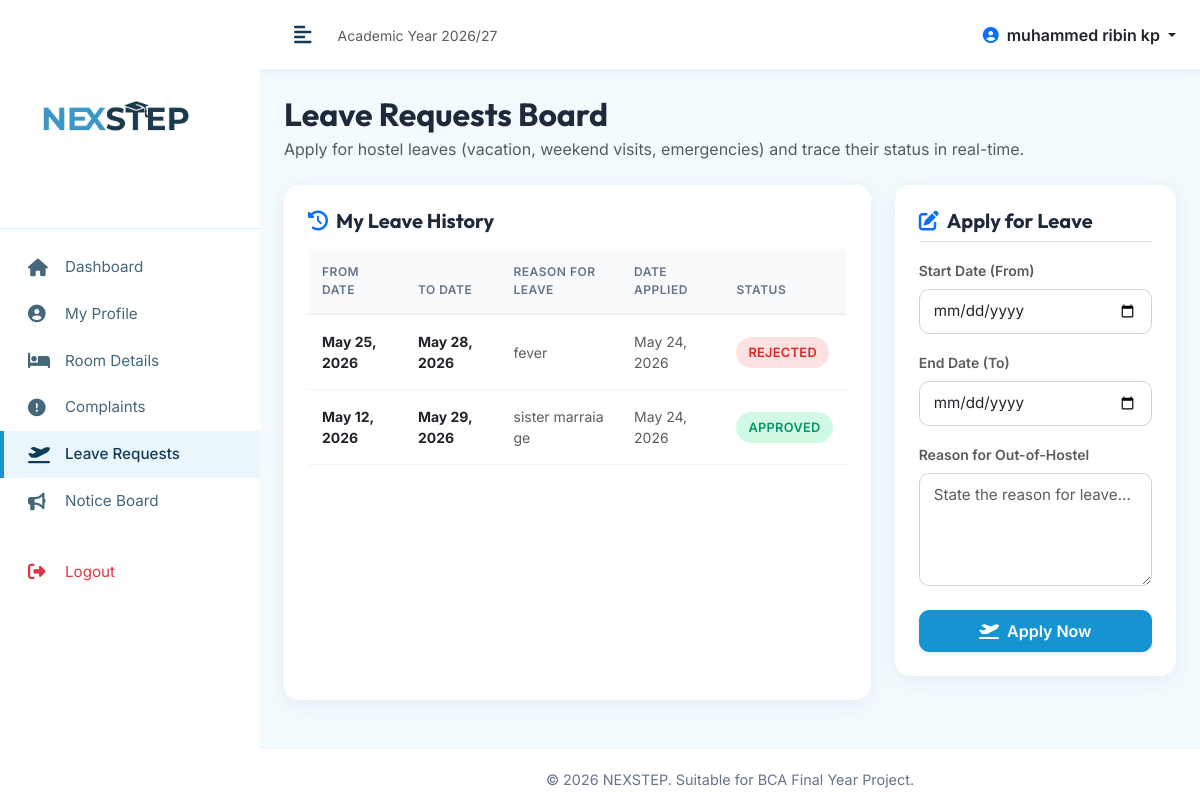
/student/leaves/ (signed in), run on the app's committed database.
### hostel/models.py (models this page shows, shortened)
class User(AbstractUser):
    ROLE_CHOICES = (
        ('ADMIN', 'Admin'),
        ('STUDENT', 'Student'),
    )
    role = models.CharField(max_length=10, choices=ROLE_CHOICES, default='STUDENT')
    full_name = models.CharField(max_length=150, blank=True)
    phone = models.CharField(max_length=15, blank=True, null=True)
    gender = models.CharField(
        max_length=10,
        choices=(('Male', 'Male'), ('Female', 'Female'), ('Other', 'Other')),
        blank=True,
        null=True
    )
    course = models.CharField(max_length=100, blank=True, null=True)
    year = models.IntegerField(blank=True, null=True)
    room = models.ForeignKey(Room, on_delete=models.SET_NULL, null=True, blank=True, related_name='students')
    created_at = models.DateTimeField(auto_now_add=True)

class LeaveRequest(models.Model):
    STATUS_CHOICES = (
        ('Pending', 'Pending'),
        ('Approved', 'Approved'),
        ('Rejected', 'Rejected'),
    )
    student = models.ForeignKey(User, on_delete=models.CASCADE, limit_choices_to={'role': 'STUDENT'}, related_name='leave_requests')
    from_date = models.DateField()
    to_date = models.DateField()
    reason = models.TextField()
    status = models.CharField(max_length=20, choices=STATUS_CHOICES, default='Pending')
    created_at = models.DateTimeField(auto_now_add=True)

### hostel/views.py (the view)
    @login_required
    def _wrapped_view(request, *args, **kwargs):
        if request.user.role == 'STUDENT':
            return view_func(request, *args, **kwargs)
        messages.error(request, "Access denied: Student account required.")
        return redirect('admin_dashboard')

### hostel/forms.py (shortened to what this page needs)
class LeaveRequestForm(forms.ModelForm):
    class Meta:
        model = LeaveRequest
        fields = ['from_date', 'to_date', 'reason']
        widgets = {
            'from_date': forms.DateInput(attrs={'class': 'form-control', 'type': 'date'}),
            'to_date': forms.DateInput(attrs={'class': 'form-control', 'type': 'date'}),
            'reason': forms.Textarea(attrs={'class': 'form-control', 'rows': 4, 'placeholder': 'State the reason for leave...'}),
        }

### hostel/views.py (called while the page is built)
def student_required(view_func):
    @login_required
    def _wrapped_view(request, *args, **kwargs):
        if request.user.role == 'STUDENT':
            return view_func(request, *args, **kwargs)
        messages.error(request, "Access denied: Student account required.")
        return redirect('admin_dashboard')
    return _wrapped_view

@student_required
def student_leave_requests(request):
    student = request.user
    leaves = LeaveRequest.objects.filter(student=student).order_by('-created_at')
    if request.method == 'POST':
        form = LeaveRequestForm(request.POST)
        if form.is_valid():
            leave = form.save(commit=False)
            leave.student = student
            leave.save()
            messages.success(request, "Your leave application has been submitted successfully!")
            return redirect('student_leave_requests')
    else:
        form = LeaveRequestForm()
    return render(request, 'student/leave_requests.html', {
        'leaves': leaves,
        'form': form
    })

### hostel/templates/student/leave_requests.html (shortened to what this page needs)
{% extends 'base.html' %}
{% block content %}
<h2 class="fw-bold mb-1" style="font-family: 'Outfit', sans-serif;">Leave Requests Board</h2>
<p class="text-muted mb-4">Apply for hostel leaves (vacation, weekend visits, emergencies) and trace their status in real-time.</p>
<div class="row">
    <div class="col-lg-8 mb-4">
        <div class="card-custom h-100">
            <h5 class="fw-bold mb-3" style="font-family: 'Outfit', sans-serif;"><i class="fas fa-history me-2 text-primary"></i>My Leave History</h5>
            <div class="table-responsive">
                <table class="table table-custom mb-0 small">
                    <thead>
                        <tr>
                            <th>From Date</th>
                            <th>To Date</th>
                            <th>Reason for Leave</th>
                            <th>Date Applied</th>
                            <th>Status</th>
                        </tr>
                    </thead>
                    <tbody>
                        {% for leave in leaves %}
                        <tr>
                            <td class="fw-bold text-dark">{{ leave.from_date|date:"M d, Y" }}</td>
                            <td class="fw-bold text-dark">{{ leave.to_date|date:"M d, Y" }}</td>
                            <td>
                                <p class="mb-0 text-muted" style="max-width: 250px; white-space: normal; word-break: break-all;">
                                    {{ leave.reason }}
                                </p>
                            </td>
                            <td class="text-muted">{{ leave.created_at|date:"M d, Y" }}</td>
                            <td>
                                <span class="badge-custom {% if leave.status == 'Pending' %}badge-pending{% elif leave.status == 'Approved' %}badge-approved{% else %}badge-rejected{% endif %}">
                                    {{ leave.status }}
                                </span>
                            </td>
                        </tr>
                        {% endfor %}
                    </tbody>
                </table>
            </div>
        </div>
    </div>
    <div class="col-lg-4 mb-4">
        <div class="card-custom">
            <h5 class="fw-bold mb-3 border-bottom pb-2" style="font-family: 'Outfit', sans-serif;"><i class="fas fa-edit me-2 text-primary"></i>Apply for Leave</h5>
            <form method="post" novalidate>
                <div class="mb-3">
                    <label for="id_from_date" class="form-label fw-semibold small text-muted">Start Date (From)</label>
                    {{ form.from_date }}
                </div>
                <div class="mb-3">
                    <label for="id_to_date" class="form-label fw-semibold small text-muted">End Date (To)</label>
                    {{ form.to_date }}
                </div>
                <div class="mb-4">
                    <label for="id_reason" class="form-label fw-semibold small text-muted">Reason for Out-of-Hostel</label>
                    {{ form.reason }}
                </div>
                <button type="submit" class="btn btn-primary w-100 rounded-10 py-2 fw-semibold shadow-sm">
                    <i class="fas fa-plane-departure me-2"></i>Apply Now
                </button>
            </form>
        </div>
    </div>
</div>
{% endblock %}

### hostel/templates/base.html (shortened to what this page needs)
{% load static %}
<!DOCTYPE html>
<html lang="en">
<head>
    <link href="https://cdn.jsdelivr.net/npm/bootstrap@5.3.2/dist/css/bootstrap.min.css" rel="stylesheet">
    <link rel="stylesheet" href="https://cdnjs.cloudflare.com/ajax/libs/font-awesome/6.4.2/css/all.min.css">
    <link rel="stylesheet" href="{% static 'css/style.css' %}">
</head>
<body>
    <div id="wrapper">
        {% if user.is_authenticated %}
        <nav id="sidebar">
            <div class="sidebar-header">
                <div class="brand-lockup">
                    <img src="{% static 'images/nexstep-logo.jpeg' %}" alt="NEXSTEP logo">
                </div>
            </div>
            <ul class="components">
                {% if user.role == 'ADMIN' %}
                    <li class="{% if request.resolver_match.url_name == 'admin_dashboard' %}active{% endif %}">
                        <a href="{% url 'admin_dashboard' %}"><i class="fas fa-chart-pie"></i>Dashboard</a>
                    </li>
                    <li class="{% if 'student' in request.path %}active{% endif %}">
                        <a href="{% url 'student_list' %}"><i class="fas fa-user-graduate"></i>Students</a>
                    </li>
                    <li class="{% if 'room' in request.path %}active{% endif %}">
                        <a href="{% url 'room_list' %}"><i class="fas fa-door-open"></i>Rooms</a>
                    </li>
                    <li class="{% if 'complaint' in request.path %}active{% endif %}">
                        <a href="{% url 'admin_complaints' %}"><i class="fas fa-exclamation-circle"></i>Complaints</a>
                    </li>
                    <li class="{% if 'leave' in request.path %}active{% endif %}">
                        <a href="{% url 'admin_leaves' %}"><i class="fas fa-calendar-alt"></i>Leaves</a>
                    </li>
                    <li class="{% if 'notice' in request.path %}active{% endif %}">
                        <a href="{% url 'admin_notices' %}"><i class="fas fa-bullhorn"></i>Notice Board</a>
                    </li>
                {% else %}
                    <li class="{% if request.resolver_match.url_name == 'student_dashboard' %}active{% endif %}">
                        <a href="{% url 'student_dashboard' %}"><i class="fas fa-home"></i>Dashboard</a>
                    </li>
                    <li class="{% if request.resolver_match.url_name == 'student_profile' %}active{% endif %}">
                        <a href="{% url 'student_profile' %}"><i class="fas fa-user-circle"></i>My Profile</a>
                    </li>
                    <li class="{% if request.resolver_match.url_name == 'student_room_details' %}active{% endif %}">
                        <a href="{% url 'student_room_details' %}"><i class="fas fa-bed"></i>Room Details</a>
                    </li>
                    <li class="{% if request.resolver_match.url_name == 'student_complaints' %}active{% endif %}">
                        <a href="{% url 'student_complaints' %}"><i class="fas fa-exclamation-circle"></i>Complaints</a>
                    </li>
                    <li class="{% if request.resolver_match.url_name == 'student_leave_requests' %}active{% endif %}">
                        <a href="{% url 'student_leave_requests' %}"><i class="fas fa-plane-departure"></i>Leave Requests</a>
                    </li>
                    <li class="{% if request.resolver_match.url_name == 'student_notices' %}active{% endif %}">
                        <a href="{% url 'student_notices' %}"><i class="fas fa-bullhorn"></i>Notice Board</a>
                    </li>
                {% endif %}
                <li class="mt-4">
                    <a href="{% url 'logout' %}" class="text-danger"><i class="fas fa-sign-out-alt"></i>Logout</a>
                </li>
            </ul>
        </nav>
        {% endif %}
        <div id="content">
            {% if user.is_authenticated %}
            <nav class="navbar navbar-expand-lg navbar-custom">
                <div class="container-fluid p-0">
                    <button type="button" id="sidebarCollapse" class="sidebar-toggle-btn">
                        <i class="fas fa-align-left"></i>
                    </button>
                    <div class="ms-3 d-none d-sm-block">
                        <span class="text-muted small">Academic Year 2026/27</span>
                    </div>
                    <div class="ms-auto d-flex align-items-center">
                        <div class="dropdown">
                            <a class="nav-link dropdown-toggle text-dark fw-semibold" href="#" role="button" data-bs-toggle="dropdown" aria-expanded="false">
                                <i class="fas fa-user-circle me-1 text-primary"></i> {{ user.full_name|default:user.username }}
                            </a>
                        </div>
                    </div>
                </div>
            </nav>
            {% endif %}
            <div class="container-fluid p-4">
                {% block content %}{% endblock %}
            </div>
            <footer>
                <div class="container-fluid">
                    <p class="mb-0">&copy; 2026 NEXSTEP. Suitable for BCA Final Year Project.</p>
                </div>
            </footer>
        </div>
    </div>
</body>
</html>

### hostel/static/css/style.css (style rules this page uses)
:root { --primary-color: #1693d1; --primary-hover: #0f6f9f; --accent-color: #123c56; --sidebar-bg: #ffffff; --sidebar-active: #eaf6fc; --sidebar-text: #45677a; --sidebar-text-hover: #123c56; --body-bg: #f4fbff; --card-shadow: 0 4px 20px 0 rgba(18, 60, 86, 0.08); --transition-speed: 0.3s; --pending-bg: #fef3c7; --pending-text: #d97706; --progress-bg: #dbeafe; --progress-text: #2563eb; --resolved-bg: #d1fae5; --resolved-text: #059669; --rejected-bg: #fee2e2; --rejected-text: #dc2626; }
body { font-family: 'Inter', 'Outfit', sans-serif; background-color: var(--body-bg); color: #1e293b; overflow-x: hidden; }
#wrapper { display: flex; width: 100%; align-items: stretch; min-height: 100vh; }
#sidebar { min-width: 260px; max-width: 260px; background: var(--sidebar-bg); color: var(--sidebar-text-hover); transition: all var(--transition-speed) ease-in-out; z-index: 999; display: flex; flex-direction: column; }
#sidebar .sidebar-header { padding: 24px; background: #ffffff; border-bottom: 1px solid #d8edf8; }
.brand-lockup img { width: 180px; max-width: 100%; height: auto; display: block; }
#sidebar ul.components { padding: 15px 0; list-style: none; margin-bottom: 0; }
#sidebar ul li a { padding: 12px 24px; font-size: 0.95rem; display: flex; align-items: center; color: var(--sidebar-text); text-decoration: none; transition: all 0.2s ease; border-left: 4px solid transparent; }
#sidebar ul li a i { width: 25px; font-size: 1.1rem; margin-right: 12px; }
#sidebar ul li.active > a { color: var(--sidebar-text-hover); background: var(--sidebar-active); border-left-color: var(--primary-color); font-weight: 500; }
#content { width: 100%; min-height: 100vh; transition: all var(--transition-speed) ease; display: flex; flex-direction: column; }
.navbar-custom { background: #ffffff; box-shadow: 0 2px 12px rgba(18, 60, 86, 0.04); border-bottom: 1px solid #d8edf8; padding: 15px 24px; }
.sidebar-toggle-btn { background: none; border: none; color: var(--accent-color); font-size: 1.25rem; cursor: pointer; padding: 5px 10px; border-radius: 6px; transition: background 0.2s; }
.badge-custom { padding: 6px 12px; font-weight: 600; border-radius: 20px; font-size: 0.8rem; display: inline-block; letter-spacing: 0.3px; text-transform: uppercase; }
.badge-resolved, .badge-approved, .badge-available { background-color: var(--resolved-bg); color: var(--resolved-text); }
.badge-rejected, .badge-full { background-color: var(--rejected-bg); color: var(--rejected-text); }
.card-custom { background: #ffffff; border: none; border-radius: 16px; box-shadow: var(--card-shadow); padding: 24px; margin-bottom: 24px; }
.table-custom { vertical-align: middle; }
.table-custom thead th { background-color: #f8fafc; border-bottom: 2px solid #edf2f7; color: #64748b; font-weight: 600; text-transform: uppercase; font-size: 0.75rem; letter-spacing: 0.5px; padding: 14px; }
.table-custom tbody td { padding: 16px 14px; border-bottom: 1px solid #f1f5f9; }
.form-control, .form-select { border-radius: 10px; padding: 10px 14px; border: 1px solid #cbd5e1; font-size: 0.95rem; transition: all 0.2s ease; }
.btn-primary { background-color: var(--primary-color); border-color: var(--primary-color); border-radius: 10px; padding: 10px 20px; font-weight: 500; transition: all 0.2s; }
footer { background: #ffffff; border-top: 1px solid #edf2f7; padding: 20px 24px; margin-top: auto; text-align: center; color: #64748b; font-size: 0.9rem; }

### data on the page
User: full_name "muhammed ribin kp"
LeaveRequest: from_date "May 25, 2026", to_date "May 28, 2026", reason "fever", created_at "May 24, 2026", status "REJECTED"
LeaveRequest: from_date "May 12, 2026", to_date "May 29, 2026", reason "sister marraiage", created_at "May 24, 2026", status "APPROVED"
